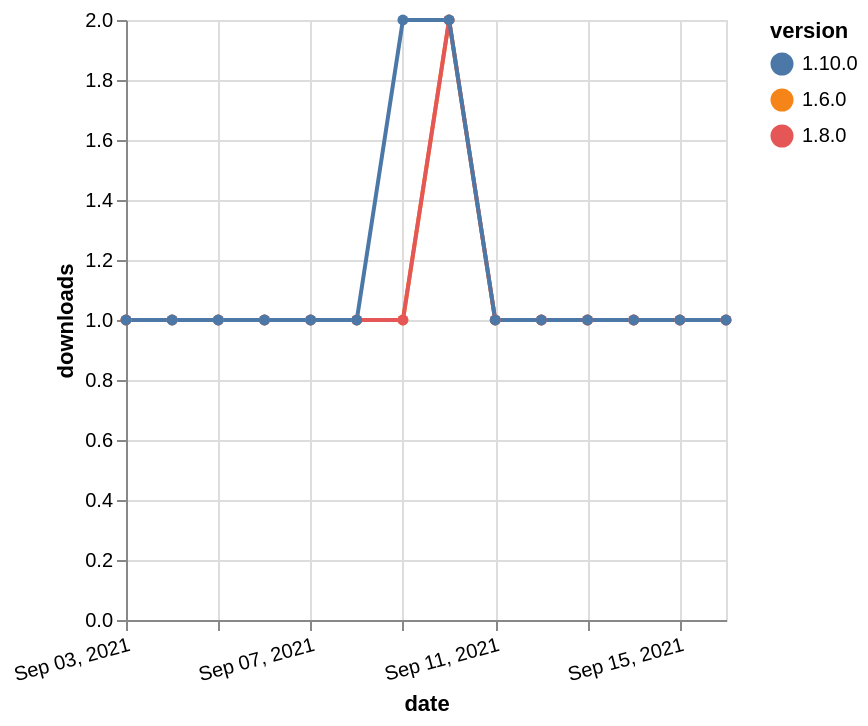

Write a Vega-Lite specification for this figure.
### Vega-Lite specification from a JSON file in a GitHub repository (floating-point values rounded to 4 significant figures)
{"$schema": "https://vega.github.io/schema/vega-lite/v5.json", "description": "A simple bar chart with embedded data.", "data": {"values": [{"date": "2021-09-03", "total": 253, "delta": 1, "version": "1.6.0"}, {"date": "2021-09-04", "total": 254, "delta": 1, "version": "1.6.0"}, {"date": "2021-09-05", "total": 255, "delta": 1, "version": "1.6.0"}, {"date": "2021-09-06", "total": 256, "delta": 1, "version": "1.6.0"}, {"date": "2021-09-07", "total": 257, "delta": 1, "version": "1.6.0"}, {"date": "2021-09-08", "total": 258, "delta": 1, "version": "1.6.0"}, {"date": "2021-09-09", "total": 259, "delta": 1, "version": "1.6.0"}, {"date": "2021-09-10", "total": 261, "delta": 2, "version": "1.6.0"}, {"date": "2021-09-11", "total": 262, "delta": 1, "version": "1.6.0"}, {"date": "2021-09-12", "total": 263, "delta": 1, "version": "1.6.0"}, {"date": "2021-09-13", "total": 264, "delta": 1, "version": "1.6.0"}, {"date": "2021-09-14", "total": 265, "delta": 1, "version": "1.6.0"}, {"date": "2021-09-15", "total": 266, "delta": 1, "version": "1.6.0"}, {"date": "2021-09-16", "total": 267, "delta": 1, "version": "1.6.0"}, {"date": "2021-09-03", "total": 206, "delta": 1, "version": "1.8.0"}, {"date": "2021-09-04", "total": 207, "delta": 1, "version": "1.8.0"}, {"date": "2021-09-05", "total": 208, "delta": 1, "version": "1.8.0"}, {"date": "2021-09-06", "total": 209, "delta": 1, "version": "1.8.0"}, {"date": "2021-09-07", "total": 210, "delta": 1, "version": "1.8.0"}, {"date": "2021-09-08", "total": 211, "delta": 1, "version": "1.8.0"}, {"date": "2021-09-09", "total": 212, "delta": 1, "version": "1.8.0"}, {"date": "2021-09-10", "total": 214, "delta": 2, "version": "1.8.0"}, {"date": "2021-09-11", "total": 215, "delta": 1, "version": "1.8.0"}, {"date": "2021-09-12", "total": 216, "delta": 1, "version": "1.8.0"}, {"date": "2021-09-13", "total": 217, "delta": 1, "version": "1.8.0"}, {"date": "2021-09-14", "total": 218, "delta": 1, "version": "1.8.0"}, {"date": "2021-09-15", "total": 219, "delta": 1, "version": "1.8.0"}, {"date": "2021-09-16", "total": 220, "delta": 1, "version": "1.8.0"}, {"date": "2021-09-03", "total": 196, "delta": 1, "version": "1.10.0"}, {"date": "2021-09-04", "total": 197, "delta": 1, "version": "1.10.0"}, {"date": "2021-09-05", "total": 198, "delta": 1, "version": "1.10.0"}, {"date": "2021-09-06", "total": 199, "delta": 1, "version": "1.10.0"}, {"date": "2021-09-07", "total": 200, "delta": 1, "version": "1.10.0"}, {"date": "2021-09-08", "total": 201, "delta": 1, "version": "1.10.0"}, {"date": "2021-09-09", "total": 203, "delta": 2, "version": "1.10.0"}, {"date": "2021-09-10", "total": 205, "delta": 2, "version": "1.10.0"}, {"date": "2021-09-11", "total": 206, "delta": 1, "version": "1.10.0"}, {"date": "2021-09-12", "total": 207, "delta": 1, "version": "1.10.0"}, {"date": "2021-09-13", "total": 208, "delta": 1, "version": "1.10.0"}, {"date": "2021-09-14", "total": 209, "delta": 1, "version": "1.10.0"}, {"date": "2021-09-15", "total": 210, "delta": 1, "version": "1.10.0"}, {"date": "2021-09-16", "total": 211, "delta": 1, "version": "1.10.0"}]}, "width": "container", "mark": {"type": "line", "point": {"filled": true}}, "encoding": {"x": {"field": "date", "type": "temporal", "timeUnit": "yearmonthdate", "title": "date", "axis": {"labelAngle": -15}}, "y": {"field": "delta", "type": "quantitative", "title": "downloads"}, "color": {"field": "version", "type": "nominal"}, "tooltip": {"field": "delta"}}}
